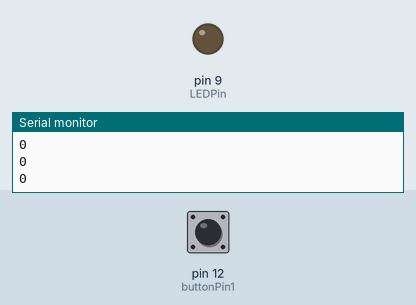
The sketch below on a simulated Arduino Uno, built with avr-gcc and run on an emulated ATmega328P. Parts: output pins drawn as LEDs (lit = HIGH), the last lines printed to the serial monitor. Inputs (shaded band) come from the test bench; at power-on: pin 12 (buttonPin1) LOW.

Above: at 1.2 s.
1.3 s: pin 12 (buttonPin1) pulled HIGH for 0.25 s
At 1.9 s:
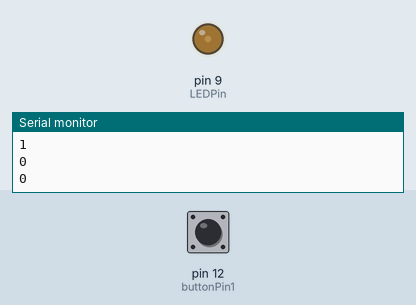
3.0 s: pin 12 (buttonPin1) pulled HIGH for 1 s
At 4.3 s:
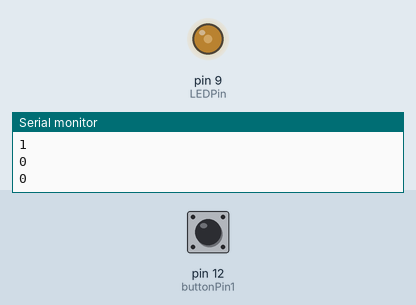
5.5 s: pin 12 (buttonPin1) pulled HIGH for 0.25 s
At 6.4 s:
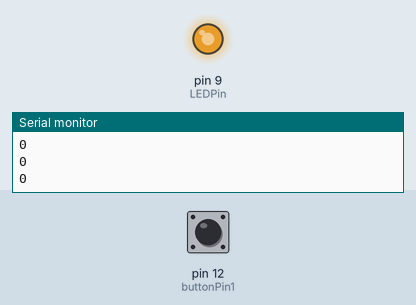
Timing chart, 0 to 8.5 s (numbered marks = the images above; inputs shaded):
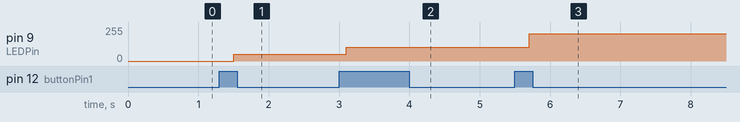

Measured:
- after the input at 1.3 s, pin 9 (LEDPin): 0/255 → 51/255 after 0.20 s
- after the input at 3.0 s, pin 9 (LEDPin): 51/255 → 102/255 after 0.10 s
- after the input at 5.5 s, pin 9 (LEDPin): 102/255 → 204/255 after 0.20 s

The sketch:

Code_29_Pushbutton_Dimmable_LED_Attempt.ino
```cpp
int LEDState=0;
int LEDPin=9;
int buttonPin1=12;
int buttonPin2=7;
int buttonNew1;
int buttonNew2;
int buttonOld1=1;
int buttonOld2=1;
int buttonRead1;
int buttonRead2;
int incr1=51;
int incr2=102;
int incr3=153;
int incr4=204;
int incr5=255;
int dt=100;
void setup() {
  // put your setup code here, to run once:
Serial.begin(9600);
pinMode(LEDPin,OUTPUT);
pinMode(buttonPin1,INPUT);
pinMode(buttonPin2,INPUT);
}

void loop() {
  // put your main code here, to run repeatedly:
buttonNew1=digitalRead(buttonPin1);
Serial.println(buttonNew1);
delay(dt);
if(buttonOld1==0 && buttonNew1==1){
  if(LEDState==0){
    analogWrite(LEDPin,incr1);
    LEDState=incr1;
    incr1=incr1+incr1;
  }
  else{
    analogWrite(LEDPin,incr1);
    LEDState=incr1;
    incr1=incr1+incr1;
  }
}
buttonOld1=buttonNew1;
delay(dt);
}
```
